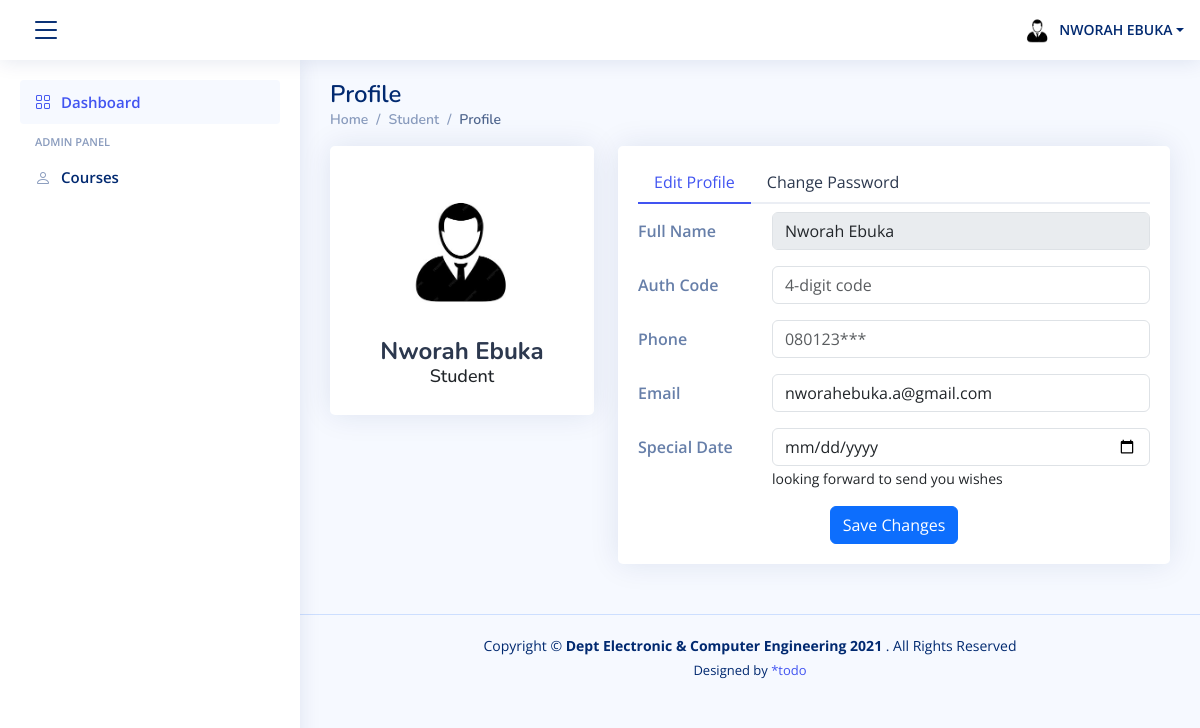
Page /setting/ (signed in) on the earlier database version.
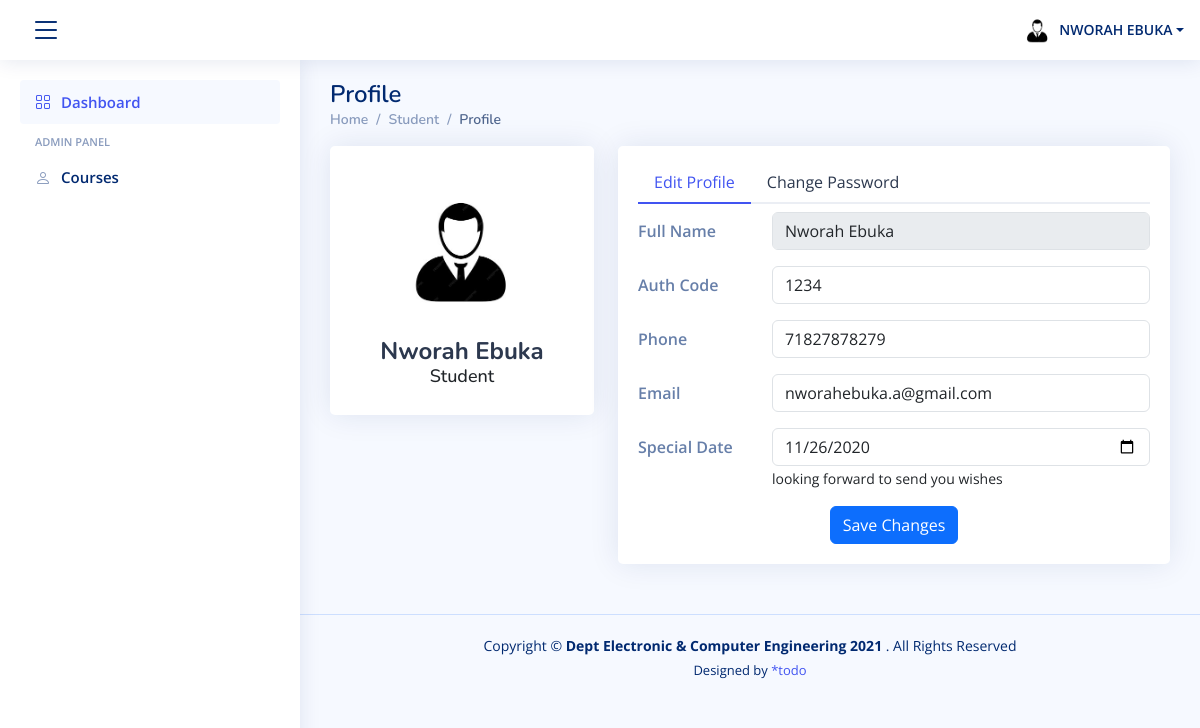
Same page on the later database version.
### students/models.py (models this page shows, shortened)
class Student(models.Model):
    reg_number = models.CharField(unique=True, verbose_name='Registration Number', max_length =10)
    first_name = models.CharField(max_length=50, verbose_name='First Name')
    last_name = models.CharField(max_length=50, verbose_name = 'Last Name')
    SEX_CHOICES = [
        ('M', 'Male'),
        ('F', 'Female'),
    ]
    sex = models.CharField(max_length=1, choices=SEX_CHOICES)
    birth_date = models.DateField(verbose_name = 'Date of Birth', null=True, blank=True)
    auth_code = models.CharField(max_length=20, verbose_name= 'Auth Code', null=True, blank=True)
    phone = models.CharField(max_length=20, verbose_name='Phone',  null=True, blank=True)
    admin = models.CharField(max_length=20, verbose_name='Admin', default='False', null=True, blank=True)
    class Meta:
        verbose_name = 'Student'
        verbose_name_plural = 'Students'

### students/views.py (the view)
# urls.py: path('setting/', views.userSetting, name='setting'),
@login_required()
def userSetting(request):
    student = Student.objects.get(reg_number=request.user)
    sex = {'M':'male'}.get(student.sex)
    return render(request, template_name='setting.html', context={'sex':sex, 'student':student})

### templates/setting.html (shortened to what the changed rows need)
{% extends "partials/base.html" %}
{% load static %}
{% block content %}
 <main id="main" class="main">
    <div class="pagetitle">
      <h1>Profile</h1>
    </div>
    <section class="section profile">
      <div class="row">
        <div class="col-xl-4">
          <div class="card">
            <div class="card-body profile-card pt-4 d-flex flex-column align-items-center">
              <h2> {{request.user.first_name|title}} {{request.user.last_name|title}} </h2>
            </div>
          </div>
        </div>
        <div class="col-xl-8">
          <div class="card">
            <div class="card-body pt-3">
              <div class="tab-content pt-2">
                <div class="tab-pane fade show active profile-edit" id="profile-edit">
                  <form method='POST'  action="{% url 'eprofile'%}">
                    <div class="row mb-3">
                      <div class="col-md-8 col-lg-9">
                        <input name="authcode" type="text" class="form-control small" id="fullName" maxlength=4, placeholder="4-digit code"minlength=4 required value="{{student.auth_code|default:''}}">
                      </div>
                    </div>
                    <div class="row mb-3">
                      <div class="col-md-8 col-lg-9">
                        <input required name="phone" type="number" maxlength=11 minlength=11 class="form-control small"  placeholder="080123***" id="Phone" value="{{student.phone|default:''}}">
                      </div>
                    </div>
                  <div class="row mb-3">
                    <div class="col-md-8 col-lg-9">
                      <input required name="bdate" type="date" class="form-control" required id="date" value="{{student.birth_date|date:'Y-m-d'|default:'null'}}">
                      <span class="small">looking forward to send you wishes</span>
                    </div>
                  </div>
                  </form>
                </div>
              </div>
            </div>
          </div>
        </div>
      </div>
    </section>
  </main>
  {% endblock %}

Differences in the rows shown:
changed Student: authcode (not shown) → "1234"; phone (not shown) → "71827878279"; bdate (not shown) → "11/26/2020"
